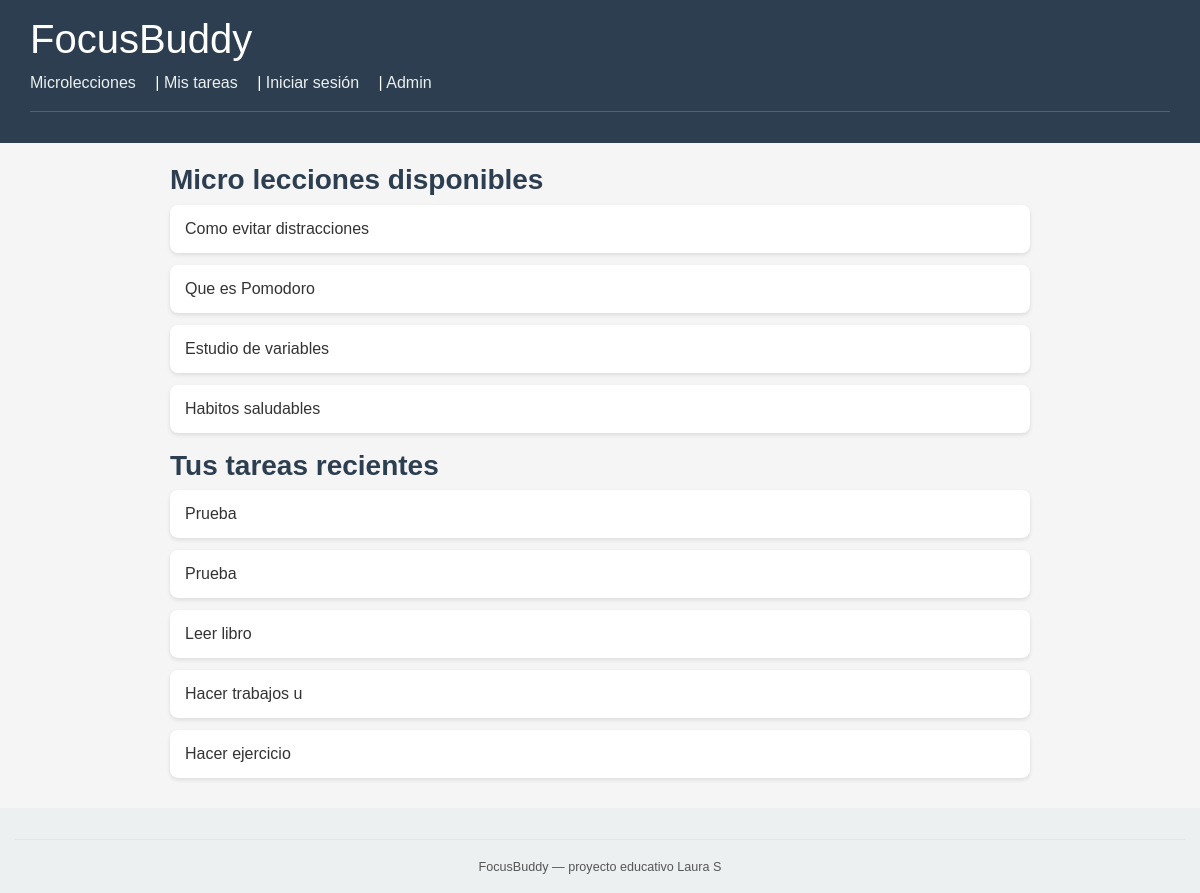
Before: / (signed in) with the older database file.
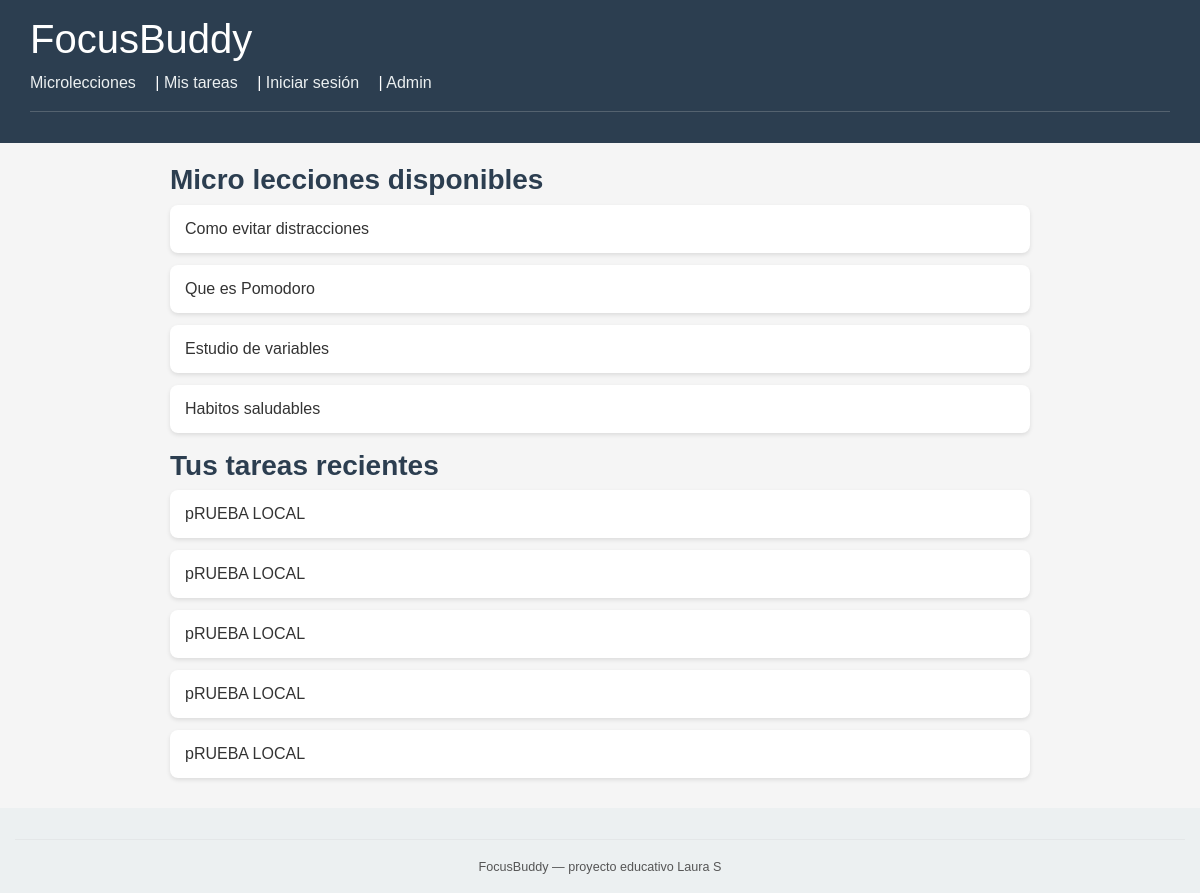
After: the same page with the newer database file.
### core/models.py (models this page shows, shortened)
class MicroLeccion(models.Model):
    titulo = models.CharField(max_length=200)
    contenido = models.TextField()
    duracion_estimada = models.PositiveIntegerField(default=5)
    creada_en = models.DateTimeField(auto_now_add=True)

class Tarea(models.Model):
    usuario = models.ForeignKey(
        Usuario,
        on_delete=models.CASCADE,
        related_name='tareas',
        null=True,
        blank=True
    )
    titulo = models.CharField(max_length=200)
    descripcion = models.TextField(blank=True)
    minutos_estimados = models.PositiveIntegerField(default=25)
    completada = models.BooleanField(default=False)
    creada_en = models.DateTimeField(auto_now_add=True)

### core/views.py (the view)
# urls.py: path('', views.inicio, name='inicio'),
def inicio(request):
    lecciones = MicroLeccion.objects.all()[:5]
    tareas = Tarea.objects.all().order_by('-creada_en')[:5]
    return render(request, 'core/inicio.html', {
        'lecciones': lecciones,
        'tareas': tareas,
    })

### core/templates/core/inicio.html (shortened to what this page needs)
{% extends "core/base.html" %}
{% block content %}
<h3>Micro lecciones disponibles</h3>
{% if lecciones %}
<ul>
  {% for l in lecciones %}
      <li>{{ l.titulo }}</li>
  {% endfor %}
</ul>
{% endif %}
{% if user.is_authenticated %}
  <h3>Tus tareas recientes</h3>
  {% if tareas %}
    <ul>
      {% for t in tareas %}
        <li>{{ t.titulo }} {% if t.completada %}(✔){% endif %}</li>
      {% endfor %}
    </ul>
  {% else %}
    <p>No tienes tareas pendientes.</p>
  {% endif %}
{% else %}
  <p>Inicia sesión para usar FocusBuddy.</p>
{% endif %}
{% endblock %}

Changed rows visible on the page:
no longer on this page (row unchanged): Tarea: titulo "Prueba"
no longer on this page (row unchanged): Tarea: titulo "Prueba"
no longer on this page (row unchanged): Tarea: titulo "Leer libro"
no longer on this page (row unchanged): Tarea: titulo "Hacer trabajos u"
no longer on this page (row unchanged): Tarea: titulo "Hacer ejercicio"
added Tarea: titulo "pRUEBA LOCAL"
added Tarea: titulo "pRUEBA LOCAL"
added Tarea: titulo "pRUEBA LOCAL"
added Tarea: titulo "pRUEBA LOCAL"
added Tarea: titulo "pRUEBA LOCAL"
